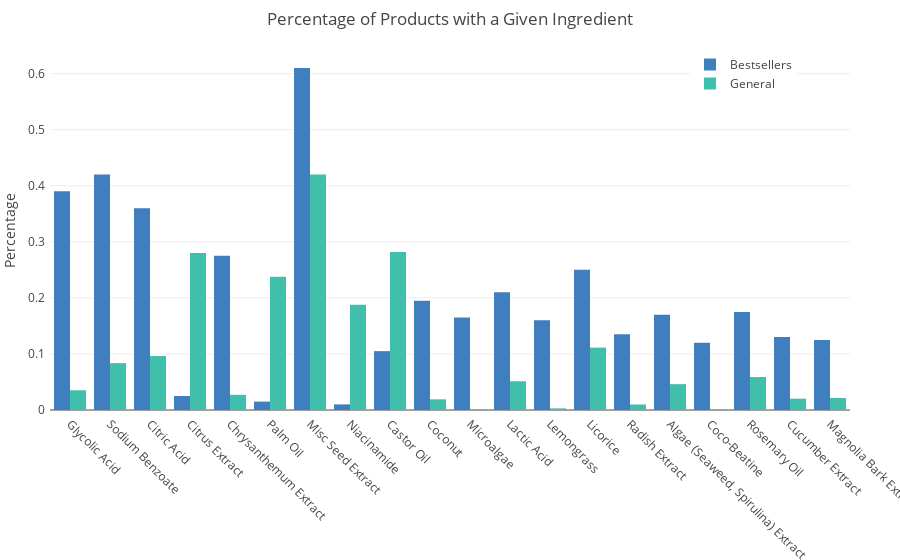

Notebook code for this chart:
### Code cell
# interactive plot of BestProp and APIProp

N = 2

#c = ['hsl('+str(h)+',50%'+',50%)' for h in np.linspace(270, 300, N)]
c = ['hsl('+str(210)+',50%'+',50%)', 'hsl('+str(170)+',50%'+',50%)']

trace0 = go.Bar(x = Props_top['Ingredient'],
               y = Props_top['BestProp'],
               name = 'Bestsellers',
               marker = dict(color = c[0]))

trace1 = go.Bar(x = Props_top['Ingredient'],
               y = Props_top['APIProp'],
               name = 'General',
               marker = dict(color = c[1]))
data = [trace0, trace1]

layout = go.Layout(title = 'Percentage of Products with a Given Ingredient', 
                   yaxis = dict(title = 'Percentage',tickformat = "%.0f"),
                   margin = go.layout.Margin(
                       l=50,
                       r=50,
                       b=150,
                       t=50,
                       pad=4), 
                   xaxis = dict(title = '', tickangle=45),
                   autosize = True, 
                   barmode = 'group',
                  legend = dict(x = 0.8, y = 1))

iplot(go.Figure(data = data, layout = layout))

### Figure 1 — Plotly figure (JSON) as saved in the notebook; plotly's stock layout.template omitted (floating-point values rounded to 4 significant figures)
{"data": [{"marker": {"color": "hsl(210,50%,50%)"}, "name": "Bestsellers", "type": "bar", "uid": "4ccbfaee-bb91-11e8-b397-4a156be93f93", "x": ["Glycolic Acid", "Sodium Benzoate", "Citric Acid", "Citrus Extract", "Chrysanthemum Extract", "Palm Oil", "Misc Seed Extract", "Niacinamide", "Castor Oil", "Coconut", "Microalgae", "Lactic Acid", "Lemongrass", "Licorice", "Radish Extract", "Algae (Seaweed, Spirulina) Extract", "Coco-Beatine", "Rosemary Oil", "Cucumber Extract", "Magnolia Bark Extract"], "y": [0.39, 0.42, 0.36, 0.025, 0.275, 0.015, 0.61, 0.01, 0.105, 0.195, 0.165, 0.21, 0.16, 0.25, 0.135, 0.17, 0.12, 0.175, 0.13, 0.125]}, {"marker": {"color": "hsl(170,50%,50%)"}, "name": "General", "type": "bar", "uid": "4ccc21f6-bb91-11e8-92f2-4a156be93f93", "x": ["Glycolic Acid", "Sodium Benzoate", "Citric Acid", "Citrus Extract", "Chrysanthemum Extract", "Palm Oil", "Misc Seed Extract", "Niacinamide", "Castor Oil", "Coconut", "Microalgae", "Lactic Acid", "Lemongrass", "Licorice", "Radish Extract", "Algae (Seaweed, Spirulina) Extract", "Coco-Beatine", "Rosemary Oil", "Cucumber Extract", "Magnolia Bark Extract"], "y": [0.03516, 0.08357, 0.09625, 0.2801, 0.02709, 0.2375, 0.4202, 0.1879, 0.2818, 0.01902, 0, 0.0513, 0.002882, 0.1112, 0.009798, 0.04611, 0, 0.05879, 0.02017, 0.02133]}], "layout": {"autosize": true, "barmode": "group", "legend": {"x": 0.8, "y": 1}, "margin": {"b": 150, "l": 50, "pad": 4, "r": 50, "t": 50}, "title": "Percentage of Products with a Given Ingredient", "xaxis": {"tickangle": 45, "title": ""}, "yaxis": {"tickformat": "%.0f", "title": "Percentage"}}}
